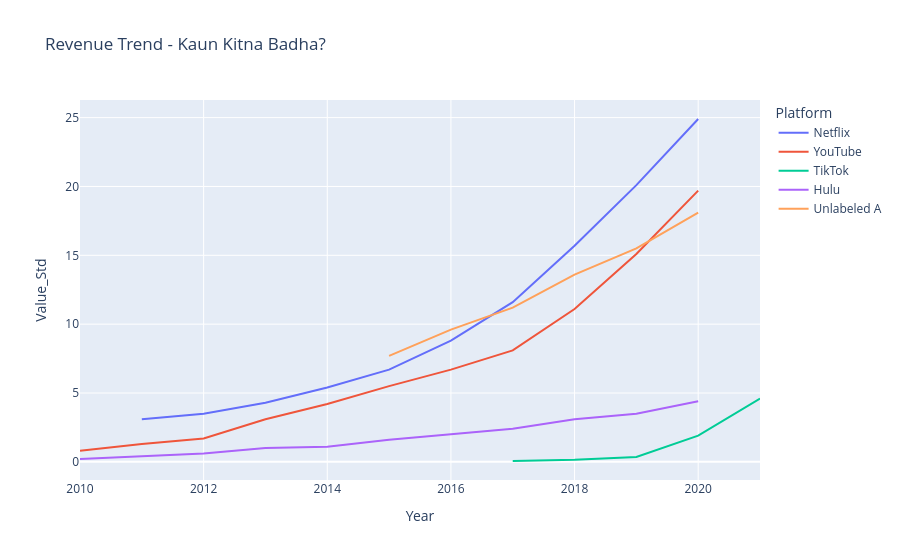

This figure's notebook cell:
### Code cell
import plotly.express as px

# Sirf Revenue ka Trend - Ye ekdum saaf aayega
revenue_df = df[df['Metric'] == 'Revenue']
fig = px.line(revenue_df, x='Year', y='Value_Std', color='Platform',
              title='Revenue Trend - Kaun Kitna Badha?')
fig.show()

# Sirf Valuation ka Bar
val_df = df[df['Metric'] == 'Valuation']
fig2 = px.bar(val_df, x='Platform', y='Value_Std', color='Platform',
              title='Platform Wise Valuation')
fig2.show()

### Figure 1 — Plotly figure (JSON) as saved in the notebook; plotly's stock layout.template omitted (floating-point values rounded to 4 significant figures)
{"data": [{"hovertemplate": "Platform=Netflix<br>Year=%{x}<br>Value_Std=%{y}<extra></extra>", "legendgroup": "Netflix", "line": {"color": "#636efa", "dash": "solid"}, "marker": {"symbol": "circle"}, "mode": "lines", "name": "Netflix", "orientation": "v", "showlegend": true, "type": "scatter", "x": [2011, 2012, 2013, 2014, 2015, 2016, 2017, 2018, 2019, 2020], "xaxis": "x", "y": [3.1, 3.5, 4.3, 5.4, 6.7, 8.8, 11.6, 15.7, 20.1, 24.9], "yaxis": "y"}, {"hovertemplate": "Platform=YouTube<br>Year=%{x}<br>Value_Std=%{y}<extra></extra>", "legendgroup": "YouTube", "line": {"color": "#EF553B", "dash": "solid"}, "marker": {"symbol": "circle"}, "mode": "lines", "name": "YouTube", "orientation": "v", "showlegend": true, "type": "scatter", "x": [2010, 2011, 2012, 2013, 2014, 2015, 2016, 2017, 2018, 2019, 2020], "xaxis": "x", "y": [0.8, 1.3, 1.7, 3.1, 4.2, 5.5, 6.7, 8.1, 11.1, 15.1, 19.7], "yaxis": "y"}, {"hovertemplate": "Platform=TikTok<br>Year=%{x}<br>Value_Std=%{y}<extra></extra>", "legendgroup": "TikTok", "line": {"color": "#00cc96", "dash": "solid"}, "marker": {"symbol": "circle"}, "mode": "lines", "name": "TikTok", "orientation": "v", "showlegend": true, "type": "scatter", "x": [2017, 2018, 2019, 2020, 2021], "xaxis": "x", "y": [0.063, 0.15, 0.35, 1.9, 4.6], "yaxis": "y"}, {"hovertemplate": "Platform=Hulu<br>Year=%{x}<br>Value_Std=%{y}<extra></extra>", "legendgroup": "Hulu", "line": {"color": "#ab63fa", "dash": "solid"}, "marker": {"symbol": "circle"}, "mode": "lines", "name": "Hulu", "orientation": "v", "showlegend": true, "type": "scatter", "x": [2010, 2011, 2012, 2013, 2014, 2015, 2016, 2017, 2018, 2019, 2020], "xaxis": "x", "y": [0.2, 0.4, 0.6, 1.0, 1.1, 1.6, 2.0, 2.4, 3.1, 3.5, 4.4], "yaxis": "y"}, {"hovertemplate": "Platform=Unlabeled A<br>Year=%{x}<br>Value_Std=%{y}<extra></extra>", "legendgroup": "Unlabeled A", "line": {"color": "#FFA15A", "dash": "solid"}, "marker": {"symbol": "circle"}, "mode": "lines", "name": "Unlabeled A", "orientation": "v", "showlegend": true, "type": "scatter", "x": [2015, 2016, 2017, 2018, 2019, 2020], "xaxis": "x", "y": [7.7, 9.6, 11.2, 13.6, 15.5, 18.1], "yaxis": "y"}], "layout": {"legend": {"title": {"text": "Platform"}, "tracegroupgap": 0}, "title": {"text": "Revenue Trend - Kaun Kitna Badha?"}, "xaxis": {"anchor": "y", "domain": [0, 1], "title": {"text": "Year"}}, "yaxis": {"anchor": "x", "domain": [0, 1], "title": {"text": "Value_Std"}}}}
